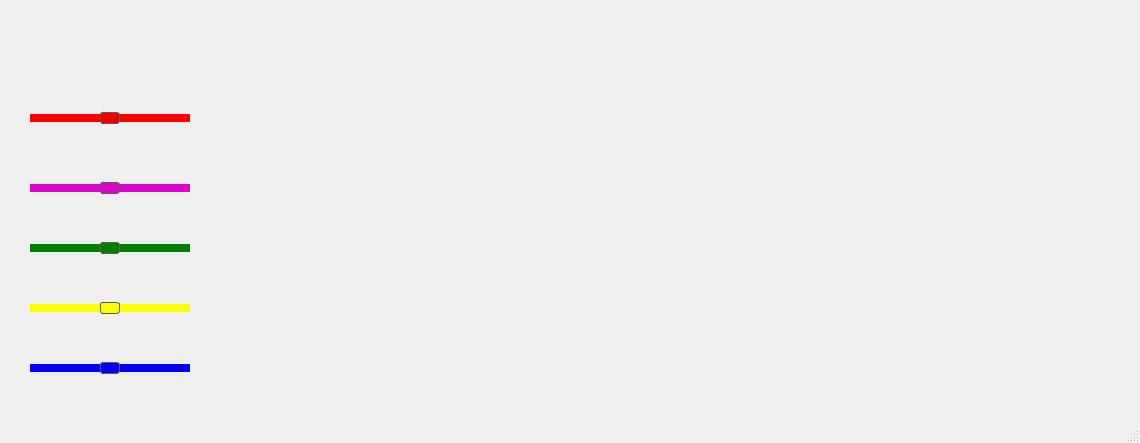
<?xml version="1.0" encoding="UTF-8"?>
<ui version="4.0">
 <class>MainWindow</class>
 <widget class="QMainWindow" name="MainWindow">
  <property name="geometry">
   <rect>
    <x>0</x>
    <y>0</y>
    <width>1140</width>
    <height>443</height>
   </rect>
  </property>
  <property name="windowTitle">
   <string>Pablo Paiva - Sistemas Operacionais</string>
  </property>
  <property name="styleSheet">
   <string notr="true"/>
  </property>
  <widget class="QWidget" name="centralWidget">
   <widget class="QLabel" name="trem_1">
    <property name="enabled">
     <bool>true</bool>
    </property>
    <property name="geometry">
     <rect>
      <x>380</x>
      <y>60</y>
      <width>35</width>
      <height>35</height>
     </rect>
    </property>
    <property name="minimumSize">
     <size>
      <width>35</width>
      <height>35</height>
     </size>
    </property>
    <property name="styleSheet">
     <string notr="true">background-image: url(:/T1.png);</string>
    </property>
    <property name="text">
     <string/>
    </property>
   </widget>
   <widget class="QLabel" name="trem_5">
    <property name="geometry">
     <rect>
      <x>790</x>
      <y>200</y>
      <width>35</width>
      <height>35</height>
     </rect>
    </property>
    <property name="minimumSize">
     <size>
      <width>35</width>
      <height>35</height>
     </size>
    </property>
    <property name="styleSheet">
     <string notr="true">background-image: url(:/T2.png);</string>
    </property>
    <property name="text">
     <string/>
    </property>
   </widget>
   <widget class="QLabel" name="trem_3">
    <property name="geometry">
     <rect>
      <x>240</x>
      <y>200</y>
      <width>35</width>
      <height>35</height>
     </rect>
    </property>
    <property name="minimumSize">
     <size>
      <width>35</width>
      <height>35</height>
     </size>
    </property>
    <property name="styleSheet">
     <string notr="true">background-image: url(:/T4.png);</string>
    </property>
    <property name="text">
     <string/>
    </property>
   </widget>
   <widget class="QLabel" name="trem_4">
    <property name="geometry">
     <rect>
      <x>520</x>
      <y>200</y>
      <width>35</width>
      <height>35</height>
     </rect>
    </property>
    <property name="minimumSize">
     <size>
      <width>35</width>
      <height>35</height>
     </size>
    </property>
    <property name="styleSheet">
     <string notr="true">background-image: url(:/T3.png);</string>
    </property>
    <property name="text">
     <string/>
    </property>
   </widget>
   <widget class="QLabel" name="trem_2">
    <property name="geometry">
     <rect>
      <x>660</x>
      <y>60</y>
      <width>35</width>
      <height>35</height>
     </rect>
    </property>
    <property name="minimumSize">
     <size>
      <width>35</width>
      <height>35</height>
     </size>
    </property>
    <property name="styleSheet">
     <string notr="true">background-image: url(:/T5.png);</string>
    </property>
    <property name="text">
     <string/>
    </property>
   </widget>
   <widget class="QLabel" name="label">
    <property name="geometry">
     <rect>
      <x>0</x>
      <y>0</y>
      <width>1141</width>
      <height>401</height>
     </rect>
    </property>
    <property name="styleSheet">
     <string notr="true">background-image: url(:/background.png);</string>
    </property>
    <property name="text">
     <string/>
    </property>
   </widget>
   <widget class="QSlider" name="slider_trem1">
    <property name="geometry">
     <rect>
      <x>30</x>
      <y>110</y>
      <width>160</width>
      <height>16</height>
     </rect>
    </property>
    <property name="cursor">
     <cursorShape>PointingHandCursor</cursorShape>
    </property>
    <property name="styleSheet">
     <string notr="true">QSlider::groove:horizontal {
    border: 1px solid #0000;
    height: 8px;
    background: red;
    margin: 2px 0;
}
QSlider::handle:horizontal {
    background:  rgb(240, 0, 0);
    border: 1px solid #5c5c5c;
    width: 18px;
    margin: -2px 0;
    border-radius: 3px;
}</string>
    </property>
    <property name="minimum">
     <number>1</number>
    </property>
    <property name="maximum">
     <number>200</number>
    </property>
    <property name="value">
     <number>100</number>
    </property>
    <property name="orientation">
     <enum>Qt::Horizontal</enum>
    </property>
    <property name="invertedAppearance">
     <bool>true</bool>
    </property>
    <property name="tickPosition">
     <enum>QSlider::TicksBothSides</enum>
    </property>
    <property name="tickInterval">
     <number>40</number>
    </property>
   </widget>
   <widget class="QSlider" name="slider_trem2">
    <property name="geometry">
     <rect>
      <x>30</x>
      <y>180</y>
      <width>160</width>
      <height>16</height>
     </rect>
    </property>
    <property name="cursor">
     <cursorShape>PointingHandCursor</cursorShape>
    </property>
    <property name="styleSheet">
     <string notr="true">QSlider::groove:horizontal {
    border: 1px solid #0000;
    height: 8px;
    background: rgb(220, 3, 205);
    margin: 2px 0;
}
QSlider::handle:horizontal {
    background:  rgb(220, 3, 205);
    border: 1px solid #5c5c5c;
    width: 18px;
    margin: -2px 0;
    border-radius: 3px;
}</string>
    </property>
    <property name="minimum">
     <number>1</number>
    </property>
    <property name="maximum">
     <number>200</number>
    </property>
    <property name="value">
     <number>100</number>
    </property>
    <property name="orientation">
     <enum>Qt::Horizontal</enum>
    </property>
    <property name="invertedAppearance">
     <bool>true</bool>
    </property>
    <property name="tickPosition">
     <enum>QSlider::TicksBothSides</enum>
    </property>
    <property name="tickInterval">
     <number>40</number>
    </property>
   </widget>
   <widget class="QSlider" name="slider_trem3">
    <property name="geometry">
     <rect>
      <x>30</x>
      <y>240</y>
      <width>160</width>
      <height>16</height>
     </rect>
    </property>
    <property name="cursor">
     <cursorShape>PointingHandCursor</cursorShape>
    </property>
    <property name="styleSheet">
     <string notr="true">QSlider::groove:horizontal {
    border: 1px solid #0000;
    height: 8px;
    background: green;
    margin: 2px 0;
}
QSlider::handle:horizontal {
    background:  green;
    border: 1px solid #5c5c5c;
    width: 18px;
    margin: -2px 0;
    border-radius: 3px;
}</string>
    </property>
    <property name="minimum">
     <number>1</number>
    </property>
    <property name="maximum">
     <number>200</number>
    </property>
    <property name="value">
     <number>100</number>
    </property>
    <property name="orientation">
     <enum>Qt::Horizontal</enum>
    </property>
    <property name="invertedAppearance">
     <bool>true</bool>
    </property>
    <property name="tickPosition">
     <enum>QSlider::TicksBothSides</enum>
    </property>
    <property name="tickInterval">
     <number>40</number>
    </property>
   </widget>
   <widget class="QSlider" name="slider_trem5">
    <property name="geometry">
     <rect>
      <x>30</x>
      <y>360</y>
      <width>160</width>
      <height>16</height>
     </rect>
    </property>
    <property name="cursor">
     <cursorShape>PointingHandCursor</cursorShape>
    </property>
    <property name="styleSheet">
     <string notr="true">QSlider::groove:horizontal {
    border: 1px solid #0000;
    height: 8px;
    background: blue;
    margin: 2px 0;
}
QSlider::handle:horizontal {
    background: blue;
    border: 1px solid #5c5c5c;
    width: 18px;
    margin: -2px 0;
    border-radius: 3px;
}</string>
    </property>
    <property name="minimum">
     <number>1</number>
    </property>
    <property name="maximum">
     <number>200</number>
    </property>
    <property name="value">
     <number>100</number>
    </property>
    <property name="orientation">
     <enum>Qt::Horizontal</enum>
    </property>
    <property name="invertedAppearance">
     <bool>true</bool>
    </property>
    <property name="tickPosition">
     <enum>QSlider::TicksBothSides</enum>
    </property>
    <property name="tickInterval">
     <number>40</number>
    </property>
   </widget>
   <widget class="QSlider" name="slider_trem4">
    <property name="geometry">
     <rect>
      <x>30</x>
      <y>300</y>
      <width>160</width>
      <height>16</height>
     </rect>
    </property>
    <property name="cursor">
     <cursorShape>PointingHandCursor</cursorShape>
    </property>
    <property name="styleSheet">
     <string notr="true">QSlider::groove:horizontal {
    border: 1px solid #0000;
    height: 8px;
    background: yellow;
    margin: 2px 0;
}
QSlider::handle:horizontal {
    background:  yellow;
    border: 1px solid #5c5c5c;
    width: 18px;
    margin: -2px 0;
    border-radius: 3px;
}</string>
    </property>
    <property name="minimum">
     <number>1</number>
    </property>
    <property name="maximum">
     <number>200</number>
    </property>
    <property name="value">
     <number>100</number>
    </property>
    <property name="orientation">
     <enum>Qt::Horizontal</enum>
    </property>
    <property name="invertedAppearance">
     <bool>true</bool>
    </property>
    <property name="tickPosition">
     <enum>QSlider::TicksBothSides</enum>
    </property>
    <property name="tickInterval">
     <number>40</number>
    </property>
   </widget>
   <zorder>label</zorder>
   <zorder>trem_1</zorder>
   <zorder>trem_5</zorder>
   <zorder>trem_3</zorder>
   <zorder>trem_4</zorder>
   <zorder>trem_2</zorder>
   <zorder>slider_trem1</zorder>
   <zorder>slider_trem2</zorder>
   <zorder>slider_trem3</zorder>
   <zorder>slider_trem5</zorder>
   <zorder>slider_trem4</zorder>
  </widget>
  <widget class="QMenuBar" name="menuBar">
   <property name="geometry">
    <rect>
     <x>0</x>
     <y>0</y>
     <width>1140</width>
     <height>21</height>
    </rect>
   </property>
  </widget>
  <widget class="QStatusBar" name="statusBar"/>
 </widget>
 <layoutdefault spacing="6" margin="11"/>
 <resources/>
 <connections/>
</ui>
